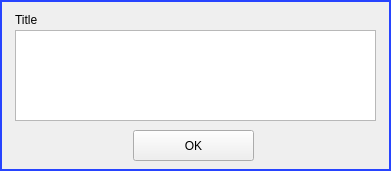
<?xml version="1.0" encoding="UTF-8"?>
<ui version="4.0">
 <class>Form</class>
 <widget class="QWidget" name="Form">
  <property name="geometry">
   <rect>
    <x>0</x>
    <y>0</y>
    <width>391</width>
    <height>171</height>
   </rect>
  </property>
  <property name="windowTitle">
   <string>Form</string>
  </property>
  <property name="styleSheet">
   <string notr="true"/>
  </property>
  <widget class="QPushButton" name="CloseBtn">
   <property name="geometry">
    <rect>
     <x>133</x>
     <y>130</y>
     <width>121</width>
     <height>31</height>
    </rect>
   </property>
   <property name="text">
    <string>OK</string>
   </property>
  </widget>
  <widget class="QLabel" name="label">
   <property name="geometry">
    <rect>
     <x>15</x>
     <y>10</y>
     <width>361</width>
     <height>20</height>
    </rect>
   </property>
   <property name="text">
    <string>Title</string>
   </property>
  </widget>
  <widget class="QTextEdit" name="textEdit">
   <property name="geometry">
    <rect>
     <x>15</x>
     <y>30</y>
     <width>361</width>
     <height>91</height>
    </rect>
   </property>
  </widget>
  <widget class="QLabel" name="label_2">
   <property name="geometry">
    <rect>
     <x>0</x>
     <y>0</y>
     <width>391</width>
     <height>171</height>
    </rect>
   </property>
   <property name="styleSheet">
    <string notr="true">border: 2px solid rgb(39, 68, 255);</string>
   </property>
   <property name="text">
    <string/>
   </property>
  </widget>
  <zorder>label_2</zorder>
  <zorder>CloseBtn</zorder>
  <zorder>label</zorder>
  <zorder>textEdit</zorder>
 </widget>
 <resources/>
 <connections/>
</ui>
